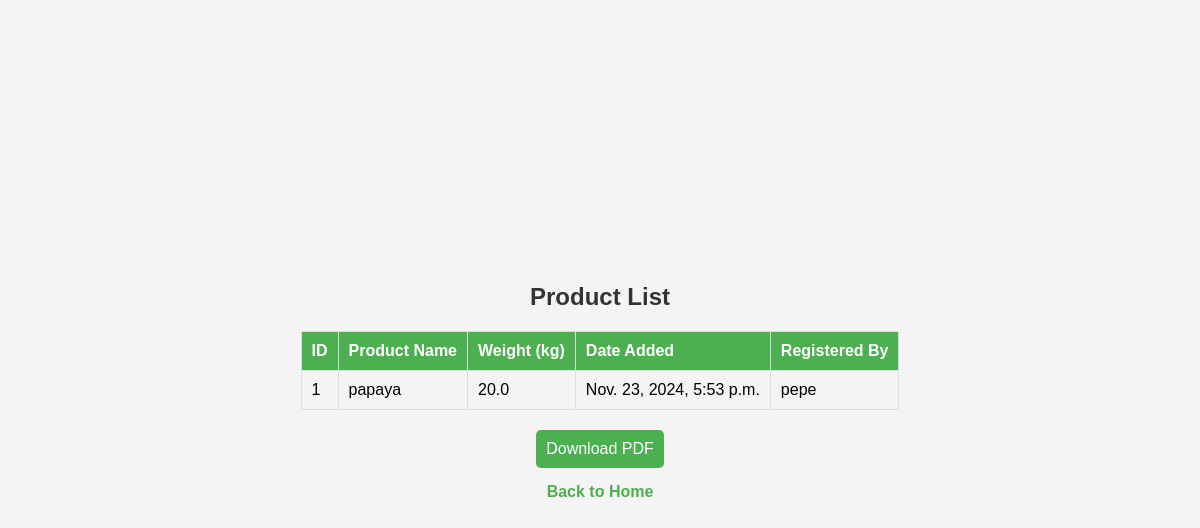
The page /products/ (signed in) on the database as committed earlier.
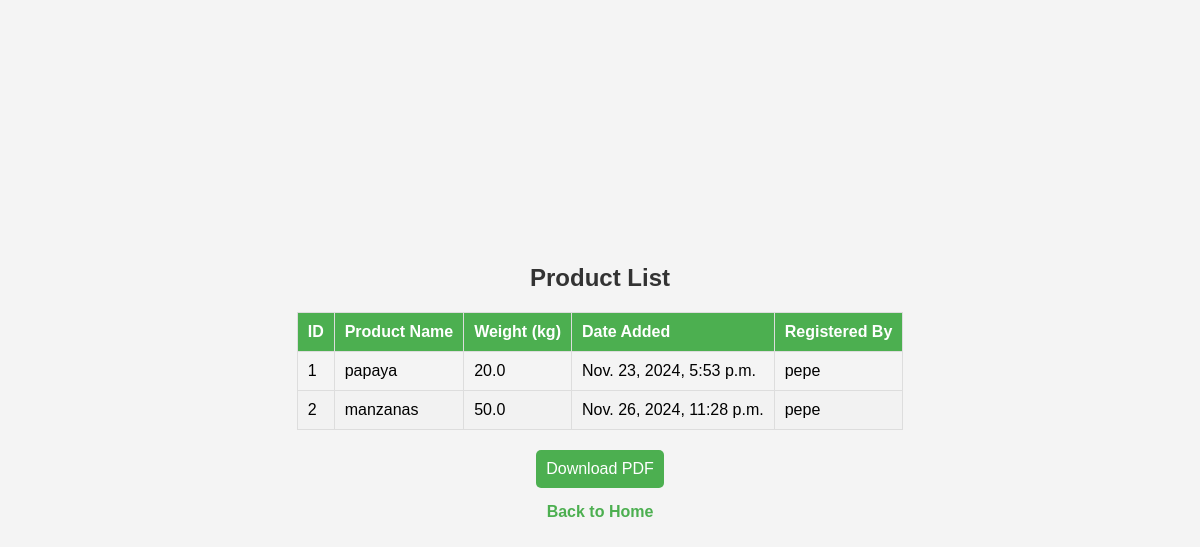
The same page on the database as committed later.
### accounts/models.py (models this page shows, shortened)
class Product(models.Model):
    name = models.CharField(max_length=255)
    weight = models.FloatField()
    date_added = models.DateTimeField(default=now)
    registered_by = models.ForeignKey(settings.AUTH_USER_MODEL,
        on_delete=models.CASCADE)

class CustomUser(AbstractUser):
    pass

### accounts/views.py (the view)
# urls.py: path('products/', product_list, name='product_list'),
@login_required
def product_list(request):
    products = Product.objects.all()  # Obtén todos los productos registrados
    return render(request, 'accounts/product_list.html', {'products': products})

### accounts/templates/accounts/product_list.html (shortened to what this page needs)
{% load static %}
<!DOCTYPE html>
<html lang="en">
<head>
    <link rel="stylesheet" href="{% static 'accounts/css/styles.css' %}">
</head>
<body>
    <div class="container-table">
        <h2>Product List</h2>
        <table border="1" class="product-table">
            <thead>
                <tr>
                    <th>ID</th>
                    <th>Product Name</th>
                    <th>Weight (kg)</th>
                    <th>Date Added</th>
                    <th>Registered By</th>
                </tr>
            </thead>
            <tbody>
                {% for product in products %}
                <tr>
                    <td>{{ product.id }}</td>
                    <td>{{ product.name }}</td>
                    <td>{{ product.weight }}</td>
                    <td>{{ product.date_added }}</td>
                    <td>{{ product.registered_by.username }}</td>
                </tr>
                {% empty %}
                <tr>
                    <td colspan="5">No products have been registered yet.</td>
                </tr>
                {% endfor %}
            </tbody>
        </table>
        <a href="{% url 'generate_pdf' %}">
            <button type="button">Download PDF</button>
        </a>
        <p><a href="{% url 'home' %}">Back to Home</a></p>
    </div>
</body>
</html>

### accounts/static/accounts/css/styles.css (style rules this page uses)
body { font-family: Arial, sans-serif; background-color: #f4f4f4; margin: 0; display: flex; justify-content: center; align-items: center; height: 100vh; }
h2 { margin: 0 0 20px; color: #333; text-align: center; }
button { padding: 10px; background-color: #4caf50; color: white; font-size: 16px; border: none; border-radius: 5px; cursor: pointer; transition: background-color 0.3s; }
p { text-align: center; margin-top: 15px; }
p a { color: #4caf50; text-decoration: none; font-weight: bold; }
.product-table { width: 100%; border-collapse: collapse; margin: 20px 0; }
.product-table th, .product-table td { padding: 10px; text-align: left; border: 1px solid #ddd; }
.product-table th { background-color: #4CAF50; color: white; }
.product-table tr:nth-child(even) { background-color: #f2f2f2; }
.container-table { max-width: 800px; margin: 0 auto; padding: 20px; text-align: center; }

Rows that differ between the two databases and show on the page:
added Product: id "2", name "manzanas", weight "50.0", date_added "Nov. 26, 2024, 11:28 p.m.", registered_by.username "pepe"
